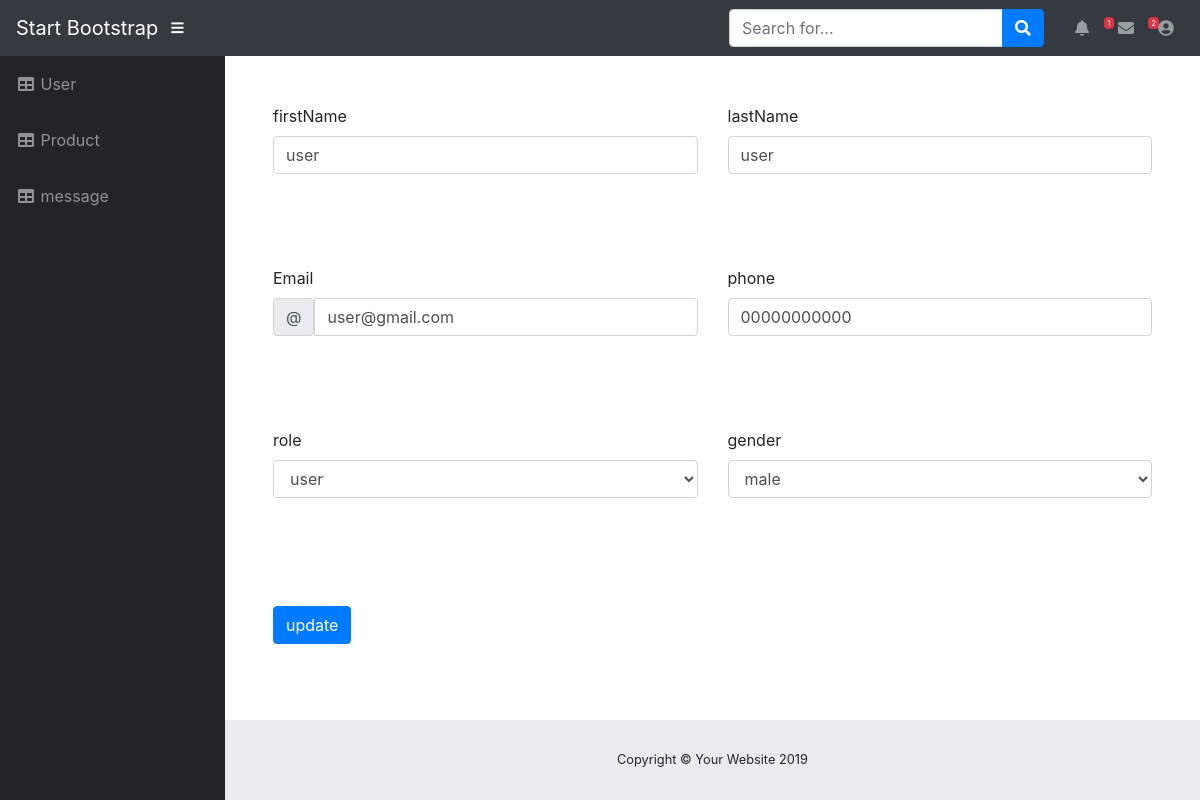
/admin/edit.php?id=8 (signed in), run on the app's committed database.
### tables this page shows
CREATE TABLE `user` (
  `id` int(11) NOT NULL,
  `firstName` varchar(50) NOT NULL,
  `lastName` varchar(50) NOT NULL,
  `email` varchar(100) NOT NULL,
  `password` varchar(355) NOT NULL,
  `phone` varchar(20) DEFAULT NULL,
  `role` varchar(7) NOT NULL,
  `gender` varchar(7) NOT NULL
);

### admin/edit.php (the view, shortened to what this page needs)
<?php
require "style/nav.php";
require "style/sidebar.php";
require "connect.php";
$id = $_GET["id"];
$query = "SELECT `firstName`, `lastName`, `email`, `phone`, `role`, `gender` FROM `user` WHERE id = '$id'";
$result = mysqli_query($connect, $query);
$user = mysqli_fetch_assoc($result);
?>
<form action="handel_update.php?id=<?php echo $id ?>" method="POST" class="row g-3 p-5">
    <div class="col-md-6">
        <label for="validationDefault01" class="form-label"> firstName</label>
        <input type="text" name="firstName" value="<?php echo $user["firstName"] ?>" class="form-control"
            id="validationDefault01">
    </div>
    <div class="col-md-6">
        <label for="validationDefault01" class="form-label"> lastName</label>
        <input type="text" name="lastName" value="<?php echo $user["lastName"] ?>" class="form-control"
            id="validationDefault01">
    </div>
    <div class="col-md-6">
        <label for="validationDefaultUsername" class="form-label">Email</label>
        <div class="input-group">
            <span class="input-group-text" id="inputGroupPrepend2">@</span>
            <input type="text" name="email" value="<?php echo $user["email"] ?>" class="form-control"
                id="validationDefaultUsername" aria-describedby="inputGroupPrepend2">
        </div>
    </div>
    <br>
    <div class="col-md-6">
        <label for="validationDefaultUsername" class="form-label">phone</label>
        <div class="input-group">
            <input type="text" name="phone" value="<?php echo $user["phone"] ?>" class="form-control"
                id="validationDefaultUsername" aria-describedby="inputGroupPrepend2">
        </div>
    </div>
    <div class="col-md-6 ">
        <label for="validationDefault04" class="form-label ">role</label>
        <select name="role" class="form-control" id="validationDefault04">
            <option <?php echo ($user["role"]) == "user" ? "selected" : ""; ?> value="user">user</option>
        </select>
    </div>
    <div class="col-md-6 ">
        <label for="validationDefault04" class="form-label">gender</label>
        <select class="form-control" name="gender" id="validationDefault04">
            <option <?php echo ($user["gender"]) == "male" ? "selected" : ""; ?> value="male">male</option>
        </select>
    </div>
    <div class="col-12 mt-3">
        <button name="update" class="btn btn-primary" type="submit">update</button>
    </div>
</form>
<?php
require "style/footer.php";
?>

### data on the page
user: firstName "user", lastName "user", email "user@gmail.com", phone "00000000000", role "user", gender "male"

### other printed values
$num_ms "1"
$count "2"
